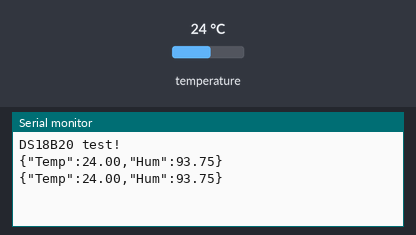
Simulated run of this sketch. Board: Arduino Uno, built with avr-gcc and run on an emulated ATmega328P. Parts: the last lines printed to the serial monitor. The inputs (shaded band) are chosen by the test bench; at power-on: temperature 24 °C.

Above: at 4.1 s.
4.2 s: temperature set to 12 °C
At 6.1 s:
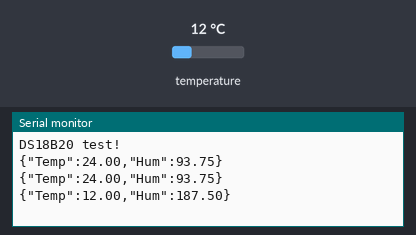
7.4 s: temperature set to 19 °C
At 8.5 s:
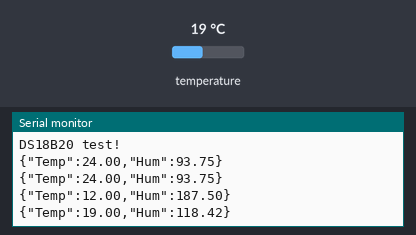
Timing chart, 0 to 10.4 s (numbered marks = the images above; inputs shaded):
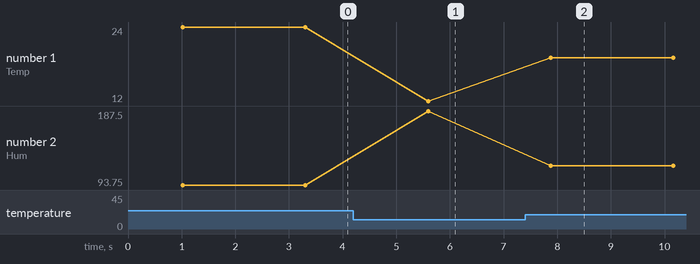

Measured:
- after the input at 4.2 s, the serial monitor: prints a new line after 1.4 s (image 1)
- after the input at 7.4 s, the serial monitor: prints a new line after 0.48 s (image 2)
- plotted number 1: 24 → 12 after the input at 4.2 s, 12 → 19 after the input at 7.4 s
- plotted number 2: 93.75 → 187.5 after the input at 4.2 s, 187.5 → 118.42 after the input at 7.4 s

The sketch:

module4_1_ds18b20.ino
```cpp
#include <OneWire.h>

OneWire  ds(8);  // on pin 8 (a 4.7K resistor is necessary)


void setup()
{
  Serial.begin(9600);
  Serial.println("DS18B20 test!");
}

void loop()
{
  byte i;
  byte present = 0;
  byte type_s;
  byte data[12];
  byte addr[8];
  float celsius, fahrenheit;

  if ( !ds.search(addr)) {
  //  Serial.println("No more addresses.");
  //  Serial.println();
    ds.reset_search();
    delay(250);
    return;
  }
  /*
    Serial.print("ROM =");
    for( i = 0; i < 8; i++) {
      Serial.write(' ');
      //Serial.print(addr[i], HEX);
    }
  */

  if (OneWire::crc8(addr, 7) != addr[7]) {
    Serial.println("CRC is not valid!");
    return;
  }
  // Serial.println();

  // the first ROM byte indicates which chip
  switch (addr[0]) {
    case 0x10:
      /*  Serial.println("  Chip = DS18S20");  // or old DS1820
        Serial.print(" addr[0] ");
        Serial.println(addr[0]);*/
      type_s = 1;
      break;
    case 0x28:
      //  Serial.println("  Chip = DS18B20");
      type_s = 0;
      break;
    case 0x22:
      // Serial.println("  Chip = DS1822");
      type_s = 0;
      break;
    default:
      Serial.println("Device is not a DS18x20 family device.");
      return;
  }

  ds.reset();
  ds.select(addr);
  ds.write(0x44, 1);        // start conversion, with parasite power on at the end

  delay(1000);     // maybe 750ms is enough, maybe not
  // we might do a ds.depower() here, but the reset will take care of it.

  present = ds.reset();
  ds.select(addr);
  ds.write(0xBE);         // Read Scratchpad

  /*  Serial.print("  Data = ");
    Serial.print(present, HEX);
    Serial.print(" ");*/
  for ( i = 0; i < 9; i++) {           // we need 9 bytes
    data[i] = ds.read();
    //   Serial.print(data[i], HEX);
    //  Serial.print(" ");
  }
  /*  Serial.print(" CRC=");
    Serial.print(OneWire::crc8(data, 8), HEX);
    Serial.println();*/

  // Convert the data to actual temperature
  // because the result is a 16 bit signed integer, it should
  // be stored to an "int16_t" type, which is always 16 bits
  // even when compiled on a 32 bit processor.
  int16_t raw = (data[1] << 8) | data[0];
  /*Serial.println(data[1]);
    Serial.println(data[0]);
    Serial.println(raw);*/
  if (type_s) {
    raw = raw << 3; // 9 bit resolution default
    if (data[7] == 0x10) {
      // "count remain" gives full 12 bit resolution
      raw = (raw & 0xFFF0) + 12 - data[6];
    }
  } else {
    byte cfg = (data[4] & 0x60);
    // at lower res, the low bits are undefined, so let's zero them
    if (cfg == 0x00) raw = raw & ~7;  // 9 bit resolution, 93.75 ms
    else if (cfg == 0x20) raw = raw & ~3; // 10 bit res, 187.5 ms
    else if (cfg == 0x40) raw = raw & ~1; // 11 bit res, 375 ms
    //// default is 12 bit resolution, 750 ms conversion time
  }

  celsius = (float)raw / 16.0;
  fahrenheit = celsius * 1.8 + 32.0;
 /* Serial.print("  Temperature = ");
  Serial.print(celsius);
  Serial.print(" Celsius, ");
  Serial.print(fahrenheit);
  Serial.println(" Fahrenheit");*/

  float t = celsius;
  float h = 75 * 30.0 / celsius;

  String d = "{\"Temp\":" + String (t) + ",";
  d += "\"Hum\":" + String (h);
  d += "} ";

  Serial.println(d);
  delay(1000);

}
```
